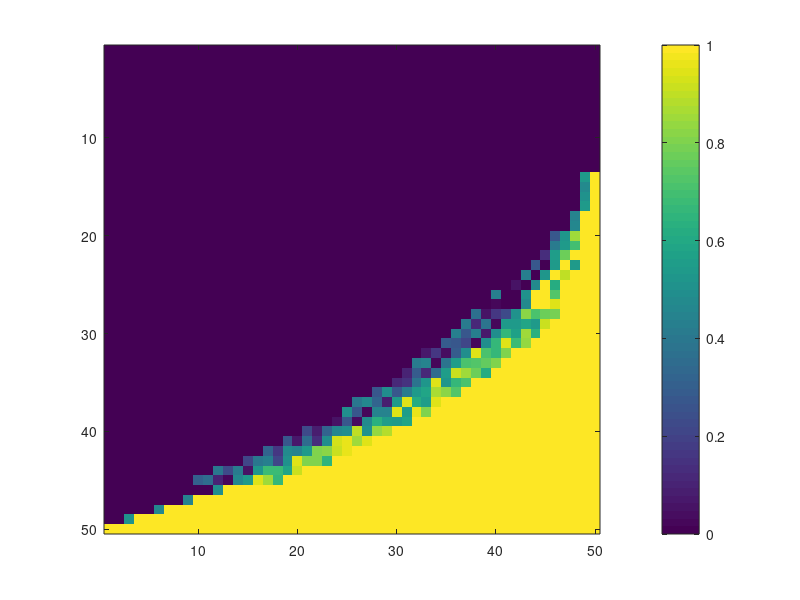

Here is the MATLAB script that generated this plot: (Note: this script raises an error after producing the figure.)
%%
p=ones(50,50);
for i=1:50
    for j=1:50
        if (j/50)>(i/50)^3
            n=51-j;
            p(i,n)=0;
        end
    end
end
u=zeros(50,1);



for i=1:50
    for j=1:49
        if abs(p(i,j)-p(i,j+1))==1
            u(i,1)=j;
        end
    end
end

for i =28:45
    for j =1:4
        p(i,u(i)+j)=0.5*rand() +0.5;
        p(i,u(i)-j)=0.5*rand();
    end
end

for i =26:27
    for j =3
        p(i,u(i)+j)=0.5*rand() +0.5;
        p(i,u(i)-j)=0.5*rand();
    end
end

for i =23:25
    for j =2
        p(i,u(i)+j)=0.5*rand() +0.5;
        p(i,u(i)-j)=0.5*rand();
    end
end
for i =20:22
    for j =1
        p(i,u(i)+j)=0.5*rand() +0.5;
        p(i,u(i)-j)=0.5*rand();
    end
end
for i=14:49
    p(i,u(i))=0.1*rand()+0.45;
end

imagesc(p)
colorbar
%%
for i=91:95
    for j=1:4
        p(i,u(i)+j)=0.5*rand() +0.5;
        p(i,u(i)-j)=0.5*rand();
    end
end
%%
for i =50:59
    for j =1:4
        p(i,u(i)+j)=0.5*rand() +0.5;
        p(i,u(i)-j)=0.5*rand();
    end
end
%%
for i =28:45
    for j =1:4
        p(i,u(i)+j)=0.5*rand() +0.5;
        p(i,u(i)-j)=0.5*rand();
    end
end
%%
for i =30:32
    for j =3
        p(i,u(i)+j)=0.5*rand() +0.5;
        p(i,u(i)-j)=0.5*rand();
    end
end
%%
for i =26:27
    for j =3
        p(i,u(i)+j)=0.5*rand() +0.5;
        p(i,u(i)-j)=0.5*rand();
    end
end
%%
for i =23:25
    for j =2
        p(i,u(i)+j)=0.5*rand() +0.5;
        p(i,u(i)-j)=0.5*rand();
    end
end
%%
for i =20:22
    for j =1
        p(i,u(i)+j)=0.5*rand() +0.5;
        p(i,u(i)-j)=0.5*rand();
    end
end
%%
for i =37:39
    for j =1:5
        p(i,u(i)+j)=0.5*rand() +0.5;
        p(i,u(i)-j)=0.5*rand();
    end
end
%%     
for i=14:49
    p(i,u(i))=0.1*rand()+0.45;
end
%%
p(50,1)=0.5*rand();
p(50,2)=0.5*rand();

p(49,3)=0.5*rand();
p(49,4)=0.5*rand();
%%
imagesc(p)

%%

for i=1:2
    k1=randi([22 49],1);
    d=u(k1,1);
    k2=randi([d 48],1);
    p(k1,k2)=0.1*rand()+0.8;
end

%%
for i=19
    p(i,49)=0.5*rand()+0.5;
end
%%
for i =46:49
    for j =1:2
        p(i,u(i)+j)=0.5*rand() +0.5;
        p(i,u(i)-j)=0.5*rand();
    end
end
